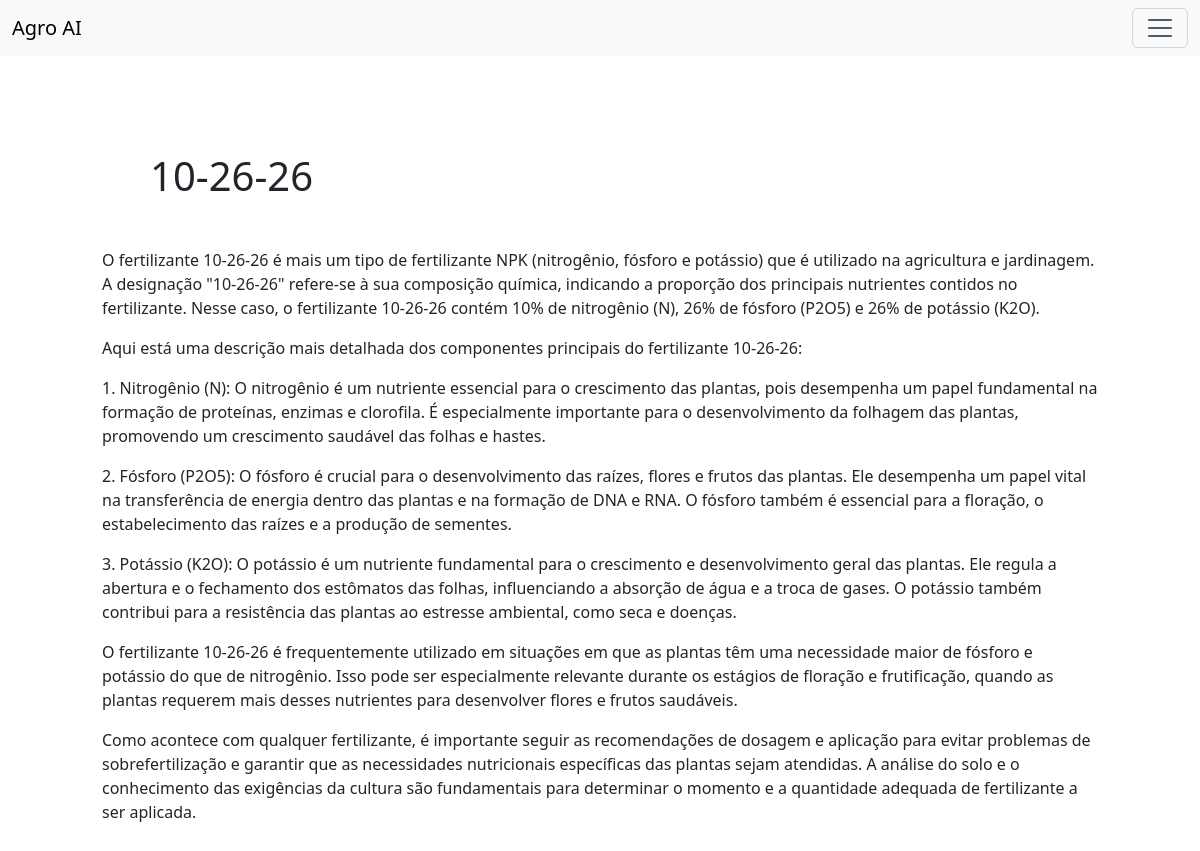
/resultado/1/, run on the app's committed database.
### fertilizer_predictor/models.py (models this page shows)
class Resultado(models.Model):
    id_resultado = models.AutoField(primary_key=True)
    tipo_fertilizante = models.TextField()
    data = models.DateField()
    id_descricao = models.ForeignKey(Descricao, on_delete=models.CASCADE, default=1)
    id_instancia = models.ForeignKey(Instancia, on_delete=models.CASCADE)

class Descricao(models.Model):
    id_descricao = models.AutoField(primary_key=True)
    id_fertilizante = models.IntegerField()
    descricao = models.TextField()

### fertilizer_predictor/views.py (the view)
# urls.py: path('resultado/<int:id_resultado>/', views.result, name='result'),
def result(request, id_resultado):
    resultado = Resultado.objects.get(id_resultado=id_resultado)
    return render(request, 'fertilizante/result.html', {"resultado": resultado})

### fertilizer_predictor/templates/fertilizante/result.html
{% extends 'partials/menu.html' %}
{% block content %}
<div class="container m-5">
    <h1 class="m-5">{{ resultado.tipo_fertilizante }}</h1>
    <p class="m-5">{{ resultado.id_descricao.descricao|linebreaks }}</p>
</div>
{% endblock %}

### data on the page
Resultado: tipo_fertilizante "10-26-26", id_descricao.descricao "O fertilizante 10-26-26 é mais um tipo de fertilizante NPK (nitrogênio, fósforo e potássio) que é utilizado na agricultura e jardinagem. A designação \"10-26-26\" refere-se à sua composição química, indicando a proporção dos principais nutrientes contidos no fertilizante. Nesse caso, o fertilizante 10-26-26 contém 10% de nitrogênio (N), 26% de fósforo (P2O5) e 26% de potássio (K2O). Aqui está uma descrição mais detalhada dos componentes principais do fertilizante 10-26-26: 1. Nitrogênio (N): O nitrogênio é um nutriente essencial para o crescimento das plantas, pois desempenha um papel fundamental na formação de proteínas, enzimas e clorofila. É especialmente importante para o desenvolvimento…"
